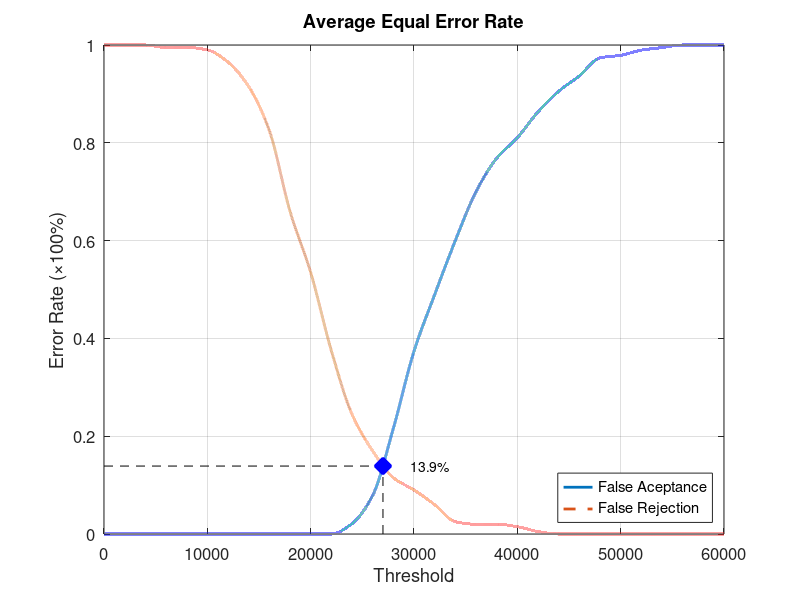
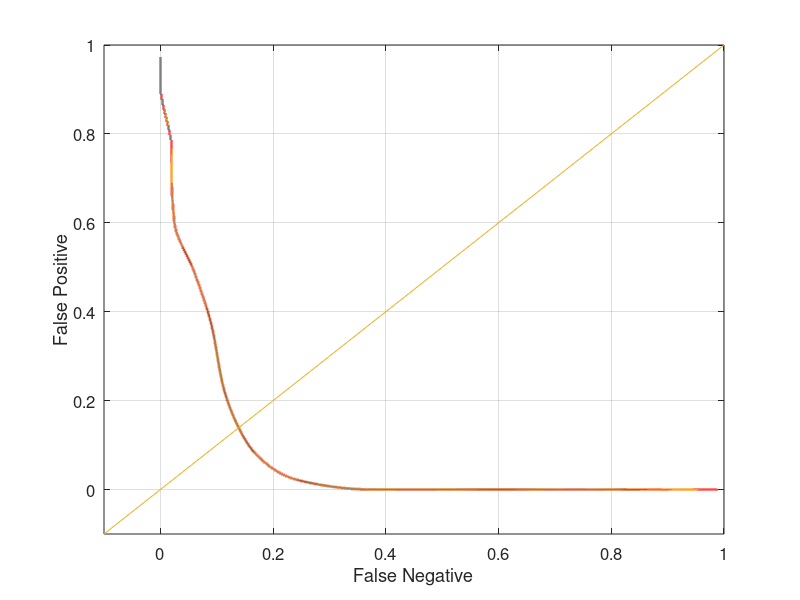

Recreate these plots in MATLAB, in order.
function yEER = Database5_2
close all;
clear;
clc;
x = 0:2000:60000;
xq = 0:0.5:60000;

y0 = [0 0 0 0 0 0 0 0 0 0 0 0 0.0210526 0.0789474 0.215789 0.373684 0.489474 0.6 0.7 0.768421 0.810526 0.863158 0.905263 0.936842 0.973684 0.978947 0.989474 0.994737 1 1 1];
yy0 = interp1(x, y0, xq, 'pchip');
y1 = [1 1 1 0.995 0.995 0.99 0.965 0.915 0.825 0.66 0.535 0.375 0.245 0.17 0.115 0.09 0.06 0.025 0.02 0.02 0.015 0.005 0 0 0 0 0 0 0 0 0];
yy1 = interp1(x, y1, xq, 'pchip');

% Calculating EER: 
y2 = abs(y0 - y1);
find(y2 == min(y2))
yy2 = abs(yy0 - yy1);
xEER = find(yy2 == min(yy2));
xEERIndex = xq(xEER) % X-axis EER
yEER = yy0(xEER) % Y-axis EER

main = figure
plot(xq, yy0,'-','LineWidth', 2);	hold on
plot(xq, yy1,'--','LineWidth', 2);	hold on
plot([xEERIndex xEERIndex], [0 yEER], 'k--');	hold on
plot([0 xEERIndex], [yEER yEER], 'k--');	hold on
plot(xEERIndex, yEER, 'bx', 'LineWidth', 10);	hold on
text(xEERIndex + 10 * xEERIndex / 100, yEER, [num2str(round((10000 * yEER)) / 100) '%'])
legend('False Aceptance', 'False Rejection', 'Location', 'SouthEast')
xlabel('Threshold')
ylabel('Error Rate (\times100%)')
title('Average Equal Error Rate')
set(gca, 'FontSize', 12)
axis([0 60000 0 1])
grid on

print(main, 'Database5_2Main', '-dpng');
FNRxFPR = figure('Color', [1 1 1]);
plot(yy1, yy0, '-', yy1, yy0, 'LineWidth', 2);
hold on
y = -0.1:0.1:1
plot(y, y); 
set(gca, 'FontSize', 12)
xlabel('False Negative')
ylabel('False Positive')
axis([-0.1 1 -0.1 1])
set(gca, 'FontSize', 12)
grid on

print(FNRxFPR, 'Database5_2FNRxFPR','-dpng');
end
